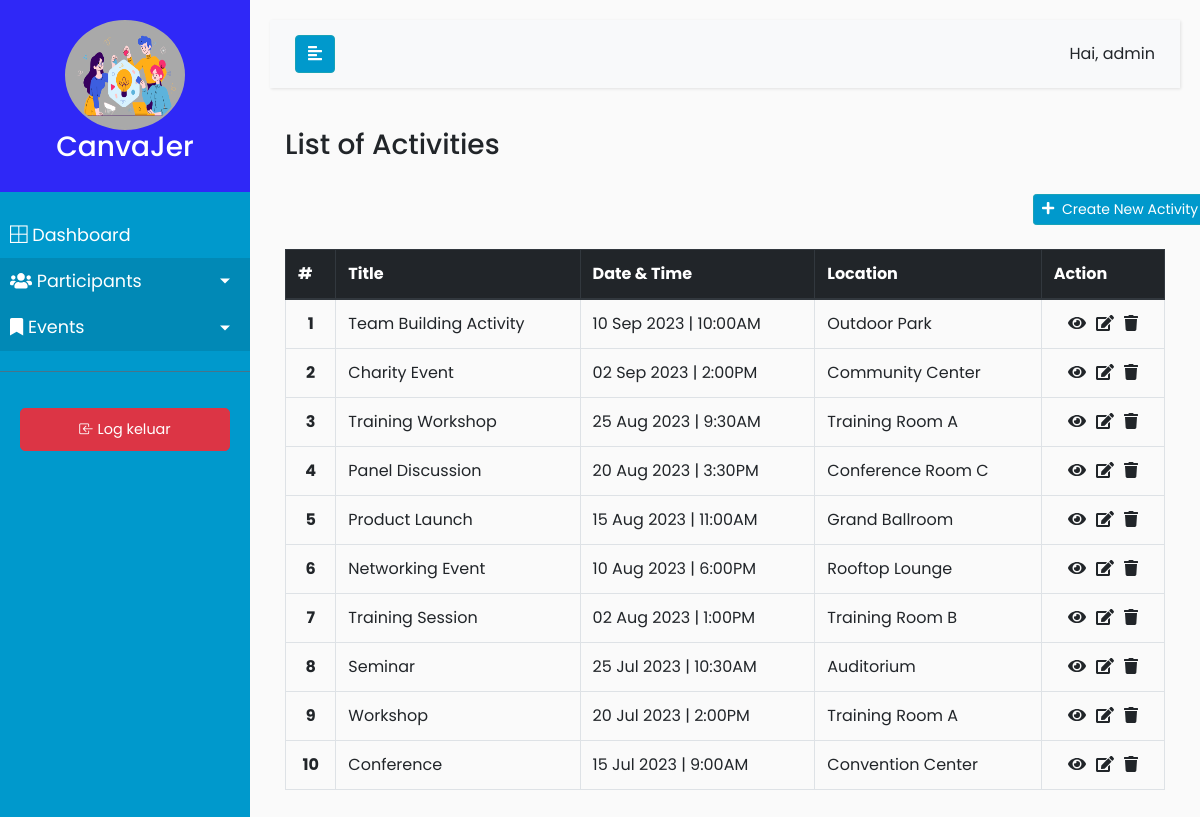
The app's page /event/index.php (signed in) with its own data.
### tables this page shows
CREATE TABLE `activities` (
  `act_id` int NOT NULL,
  `act_title` varchar(255) DEFAULT NULL,
  `act_desc` varchar(255) DEFAULT NULL,
  `act_date` date DEFAULT NULL,
  `act_time` time DEFAULT NULL,
  `act_location` varchar(255) DEFAULT NULL,
  `act_capacity` int DEFAULT NULL
);

### controllers/eventController.php (called while the page is built, shortened)
<?php
require_once WEB_ROOT_FILE. '/conn/database.php';
function getEventRecords(){
	$sql = "SELECT * FROM activities ORDER BY act_id desc";
	$result = dbQuery($sql);
	$records = [];
	if (dbNumRows($result) >= 1) {
		while($events = dbFetchAssoc($result)) {
			$records[] = $events;
		}
	}
	return $records;
}

### conn/database.php (called while the page is built, shortened)
<?php
require_once 'config.php';
$dbConn = mysqli_connect ($dbHost, $dbUser, $dbPass,$dbName);
function dbQuery($sql)
{
	global $dbConn;
	$result = mysqli_query($dbConn,$sql);
	return $result;
}
function dbFetchAssoc($result)
{
	return mysqli_fetch_assoc($result);
}
function dbNumRows($result)
{
	return mysqli_num_rows($result);
}
?>

### event/index.php (the view, shortened to what this page needs)
<?php
include('../layouts/header.php');
include('../layouts/menu.php');
include ('../controllers/eventController.php');
$events = getEventRecords();
?>
<div class="container">
    <div class="main-content">
        <h3>List of Activities</h3><br>
        <div class="container">
            <div class="row">
                <div class="col-0 col-sm-10">
                    <br>
                </div>
                <div class="col-12 col-sm-2">
                    <a href="<?php echo WEB_ROOT; ?>/event/create.php"><button type="button" class="btn btn-primary btn-sm" style="margin-right: 0"><i class="fas fa-plus"></i>&nbsp Create New Activity</button></a>
                </div>
            </div>
        </div>
        <br>
        <div class="table-responsive">
            <table class="table table-bordered">
                <thead class="thead-dark">
                    <tr>
                        <th scope="col">#</th>
                        <th scope="col">Title</th>
                        <th scope="col">Date & Time</th>
                        <th scope="col">Location</th>
                        <th scope="col">Action</th>
                    </tr>
                </thead>
                <tbody>
                    <?php
                    $number = 1;
                    foreach ($events as $key => $event) {?>
                        <tr>
                            <th scope="row"><center><?php echo $number++ ?></center></th>
                            <td><?= $event['act_title'] ?> </td>
                            <td><?= $eventDate = date("d M Y", strtotime($event['act_date']));  echo " | " ; echo $eventTime = date("g:iA", strtotime($event['act_time'])); ?> </td>
                            <td><?= $event['act_location'] ?> </td>
                            <td>
                                <center>
                                    <a class="margin2px" href="<?php echo WEB_ROOT; ?>/event/view.php?id=<?php echo $event['act_id']?>"><i class="fas fa-eye"></i></a>
                                    <a class="margin2px"  href="<?php echo WEB_ROOT; ?>/event/update.php?id=<?php echo $event['act_id']?>"><i class="fas fa-edit"></i></a>
                                    <a class="margin2px" href="<?php echo WEB_ROOT; ?>/controllers/eventController.php?cmd=delete-event&id=<?php echo $event['act_id']?>"><i class="fas fa-trash"></i></a>
                                </center>
                            </td>
                        </tr>
                    <?php
                    }
                    ?>
                </tbody>
            </table>
        </div>
    </div>
</div>
<?php include('../layouts/footer.php'); ?>

### layouts/header.php (shortened to what this page needs)
<!DOCTYPE html>
<html>
<head>
    <link rel="stylesheet" href="https://stackpath.bootstrapcdn.com/bootstrap/4.1.0/css/bootstrap.min.css">
    <link rel="stylesheet" href="https://cdnjs.cloudflare.com/ajax/libs/fullcalendar/3.4.0/fullcalendar.css" />
    <link rel="stylesheet" href="https://cdnjs.cloudflare.com/ajax/libs/font-awesome/5.13.0/css/all.min.css">
    <link rel="stylesheet" href="../css/style.css">
    <link rel="stylesheet" href="https://cdn.jsdelivr.net/npm/bootstrap-icons@1.5.0/font/bootstrap-icons.css">
</head>

### layouts/menu.php (shortened to what this page needs)
<body>
    <div class="wrapper">
        <nav id="sidebar">
            <div class="sidebar-header">
                <center>
                    <img src="../assets/side_image.png" class="rounded-circle" style="width: 120px; height: 110px; border: 2px solid #A9A9A9; background-color: #A9A9A9;" alt="Avatar"/><br>
                    <h3 >CanvaJer</h3>
                </center>
            </div>
            <ul class="list-unstyled components">
                <li>
                    <a href="<?php echo WEB_ROOT; ?>/home/dashboard.php"><i class="bi bi-border-all"></i>&nbspDashboard</a>
                </li>
                <li class="active">
                    <a href="#homeSubmenuMesyuarat" data-toggle="collapse" aria-expanded="false" class="dropdown-toggle"><i class="fas fa-users"></i>&nbspParticipants</a>
                </li>
                <li class="active">
                    <a href="#homeSubmenuUser" data-toggle="collapse" aria-expanded="false" class="dropdown-toggle"><i class="fas fa-bookmark"></i>&nbspEvents</a>
                </li>
            </ul>
            <ul class="list-unstyled CTAs">
                <li>
                    <a href="<?php echo WEB_ROOT; ?>/controllers/userController.php?cmd=logout" class="btn btn-danger btn-lg btn-block"><i class="bi bi-box-arrow-in-left"></i>&nbspLog keluar</a>
                </li>
            </ul>
        </nav>
        <div id="content">
            <nav class="navbar navbar-expand-lg navbar-light bg-light">
                <div class="container-fluid">
                    <button type="button" id="sidebarCollapse" class="btn btn-primary">
                        <i class="fas fa-align-left"></i>
                    </button>
                    <div>
                        Hai, <?php echo $_SESSION['user']['ad_username']; ?>
                    </div>
                </div>
            </nav>

### layouts/footer.php (shortened to what this page needs)
</div>
    </div>
</body>
</html>

### css/style.css (style rules this page uses)
body { font-family: 'Poppins', sans-serif; background: #fafafa; }
a, a:hover, a:focus { color: inherit; text-decoration: none; transition: all 0.3s; }
.navbar { padding: 15px 10px; background: #fff; border: none; border-radius: 0; margin-bottom: 40px; box-shadow: 1px 1px 3px rgba(0, 0, 0, 0.1); }
.wrapper { display: flex; width: 100%; align-items: stretch; }
#sidebar { min-width: 250px; max-width: 250px; background: #0099CC ; color: #fff; transition: all 0.3s; }
#sidebar .sidebar-header { padding: 20px; background: #2f28f7; }
#sidebar ul.components { padding: 20px 0; border-bottom: 1px solid #47748b; }
#sidebar ul li a { padding: 10px; font-size: 1.1em; display: block; }
#sidebar ul li.active>a, a[aria-expanded="true"] { color: #fff; background: #0189b6 ; }
a[data-toggle="collapse"] { position: relative; }
.dropdown-toggle::after { display: block; position: absolute; top: 50%; right: 20px; transform: translateY(-50%); }
ul.CTAs { padding: 20px; }
ul.CTAs a { text-align: center; font-size: 0.9em !important; display: block; border-radius: 5px; margin-bottom: 5px; }
#content { width: 100%; padding: 20px; min-height: 100vh; transition: all 0.3s; }
.btn-info , .btn-primary { color: #fff; background-color: #0099CC ; border-color: #17a2b8; }
.margin2px { margin: 3px; }

### records on screen
activities: act_title "Team Building Activity", act_date "10 Sep 2023", act_time "10:00AM", act_location "Outdoor Park"
activities: act_title "Charity Event", act_date "02 Sep 2023", act_time "2:00PM", act_location "Community Center"
activities: act_title "Training Workshop", act_date "25 Aug 2023", act_time "9:30AM", act_location "Training Room A"
activities: act_title "Panel Discussion", act_date "20 Aug 2023", act_time "3:30PM", act_location "Conference Room C"
activities: act_title "Product Launch", act_date "15 Aug 2023", act_time "11:00AM", act_location "Grand Ballroom"
activities: act_title "Networking Event", act_date "10 Aug 2023", act_time "6:00PM", act_location "Rooftop Lounge"
activities: act_title "Training Session", act_date "02 Aug 2023", act_time "1:00PM", act_location "Training Room B"
activities: act_title "Seminar", act_date "25 Jul 2023", act_time "10:30AM", act_location "Auditorium"
activities: act_title "Workshop", act_date "20 Jul 2023", act_time "2:00PM", act_location "Training Room A"
activities: act_title "Conference", act_date "15 Jul 2023", act_time "9:00AM", act_location "Convention Center"

### other values on screen
$_SESSION['user']['ad_username'] "admin"
